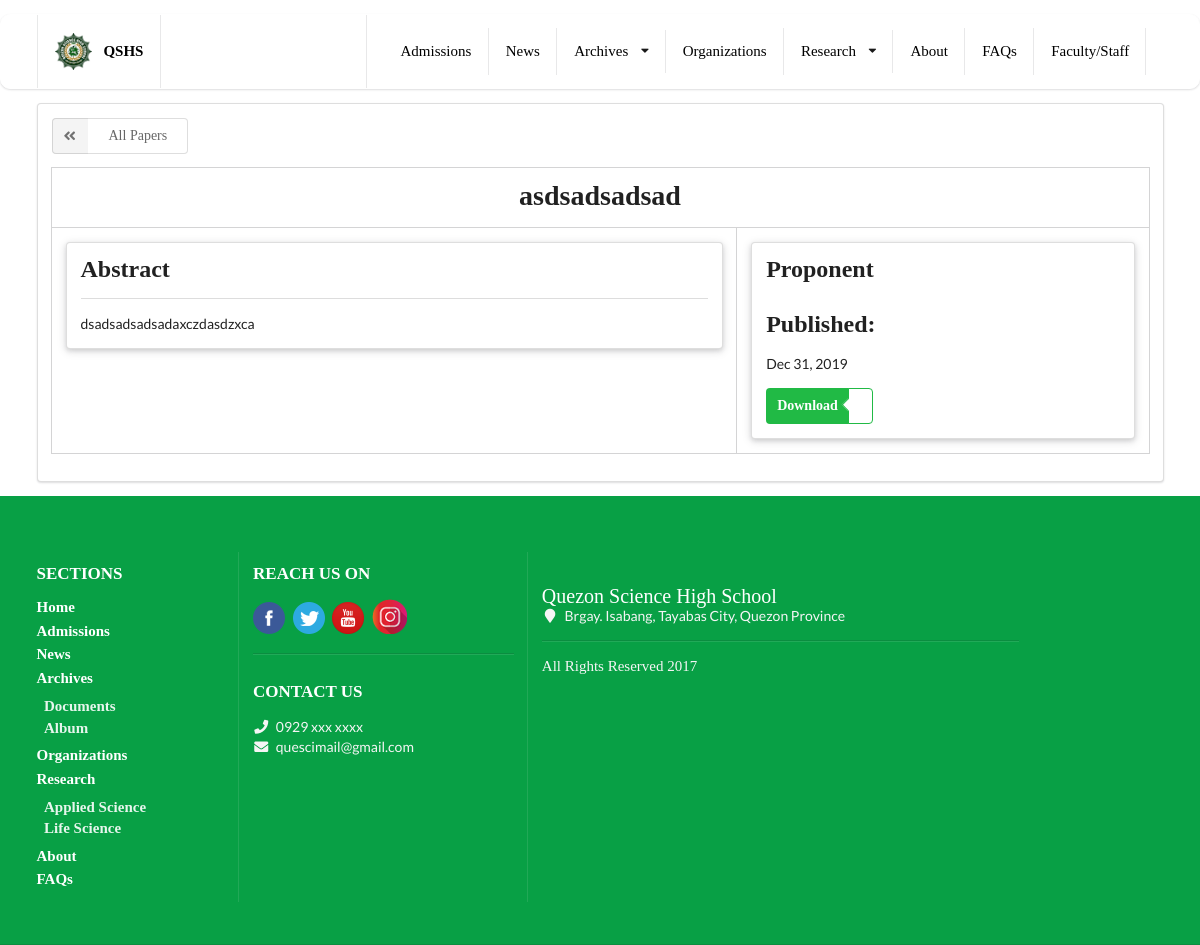
Screenshot of /applied_science/details/2 with the database file from the repository.
### research/models.py (models this page shows, shortened)
class ResearchPaper(models.Model):
    CATEGORY_CHOICES = (
        ("Applied", "Applied Science"),
        ("Life", "Life Science")
    )
    Applied = "Applied"
    Life = "Life"
    title = models.TextField()
    abstract = models.TextField()
    published_date = models.DateTimeField(default=timezone.now)
    file = models.FileField(upload_to="research_papers/{}".format(str(title).lower()), validators=[FileExtensionValidator(['pdf'])],)
    category = models.CharField(choices=CATEGORY_CHOICES, max_length=50, default=None, blank=True, null=True)

### main/views.py (the view)
# urls.py: path('applied_science/details/<int:pk>', views.AppliedDetailView.as_view(),name="applied_science_detail"),
class AppliedDetailView(DetailView):
    template_name = 'main/appliedScience_detail.html'
    model = ResearchPaper
    context_object_name = "applied_science_research"
    pk_url_kwarg = "pk"

### templates/main/appliedScience_detail.html (shortened to what this page needs)
{% extends 'base_2.html'%}
{% block main_content %}
  <div class="ui container segment">
    <a href="{% url 'main:applied_science' %}" class="ui basic icon labeled button"><i class="ui angle double left icon"></i>All Papers</a>
    <div class="ui stackable celled grid">
      <div class="center aligned row">
        <div class="column">
          <h1 class="ui header">
            {{ object.title }}
          </h1>
        </div>
      </div>
      <div class="row">
        <div class="ten wide computer left floated sixteen wide tablet column">
          <div class="ui raised segment">
            <h2 class="ui header">Abstract</h2>
            <div class="ui divider"></div>
            {{ object.abstract }}
          </div>
        </div>
        <div class="six wide computer rigt floated sixteen wide tablet column">
          <div class="ui raised segment">
            <h2 class="ui header">Proponent{{ objects.proponents.all|pluralize}}</h2>
            <h2 class="ui header">Published: </h2>
            <p class="ui description">{{ object.published_date|date:"M d, Y"}}</p>
            <div class="ui labeled button">
              <a href="{{ object.file.url }}" class="ui green icon button">Download</a>
              <div class="ui basic green left pointing label">
              </div>
            </div>
          </div>
        </div>
      </div>
    </div>
  </div>
{% endblock %}

### static/css/index.css (style rules this page uses)
.ui.header { font-family: Code Bold; }
.ui.button { font-family: Code Bold; font-weight: bold; }

### rows the page displays
ResearchPaper: title "asdsadsadsad", abstract "dsadsadsadsadaxczdasdzxca", published_date "Dec 31, 2019"
